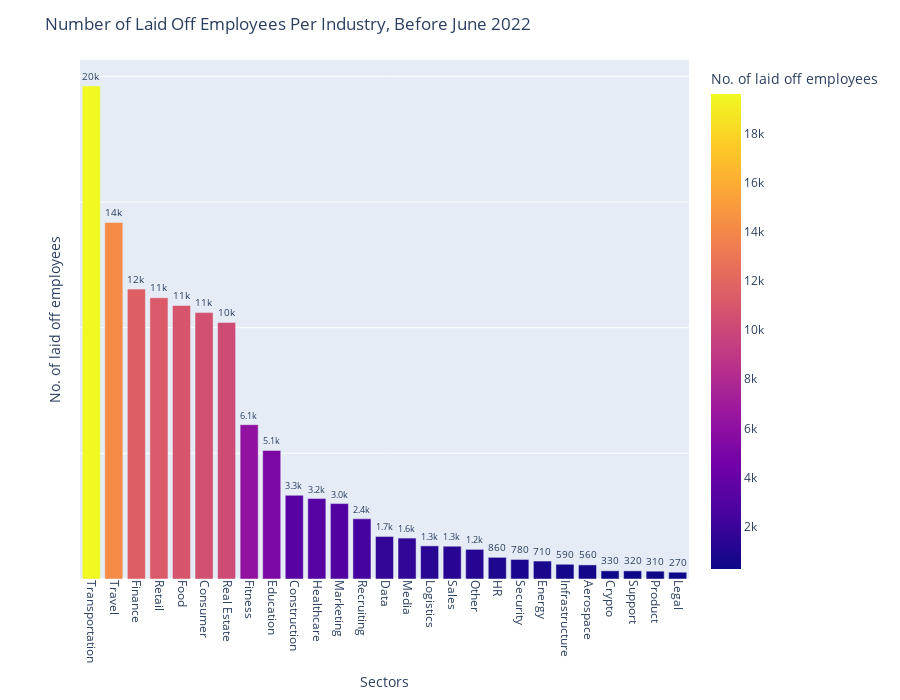

Notebook code cell kept with this figure:
### Code cell
fig = px.bar(industry_layoffs_old,x = 'industry', y = 'total_laid_off', 
             color ='total_laid_off', text_auto='.2s',
             labels={
                     "industry": "Sectors",
                     "total_laid_off": "No. of laid off employees"
                     },
             )
fig.update_traces(textfont_size=12, textangle=0, textposition="outside", 
                  cliponaxis=False)
fig.update_xaxes(tickangle=90)
fig.update_yaxes(showticklabels=False)
fig.update_layout(height=700,
                  title="Number of Laid Off Employees Per Industry, Before June 2022")
fig.show()

### Figure 1 — Plotly figure (JSON) as saved in the notebook; plotly's stock layout.template omitted (floating-point values rounded to 4 significant figures)
{"data": [{"alignmentgroup": "True", "cliponaxis": false, "hovertemplate": "Sectors=%{x}<br>No. of laid off employees=%{marker.color}<extra></extra>", "legendgroup": "", "marker": {"color": [19617, 14183, 11534, 11189, 10882, 10600, 10209, 6142, 5113, 3330, 3200, 3001, 2395, 1692, 1628, 1318, 1304, 1179, 862, 778, 714, 587, 561, 326, 324, 311, 270], "coloraxis": "coloraxis", "pattern": {"shape": ""}}, "name": "", "offsetgroup": "", "orientation": "v", "showlegend": false, "textangle": 0, "textfont": {"size": 12}, "textposition": "outside", "texttemplate": "%{y:.2s}", "type": "bar", "x": ["Transportation", "Travel", "Finance", "Retail", "Food", "Consumer", "Real Estate", "Fitness", "Education", "Construction", "Healthcare", "Marketing", "Recruiting", "Data", "Media", "Logistics", "Sales", "Other", "HR", "Security", "Energy", "Infrastructure", "Aerospace", "Crypto", "Support", "Product", "Legal"], "xaxis": "x", "y": [19617, 14183, 11534, 11189, 10882, 10600, 10209, 6142, 5113, 3330, 3200, 3001, 2395, 1692, 1628, 1318, 1304, 1179, 862, 778, 714, 587, 561, 326, 324, 311, 270], "yaxis": "y"}], "layout": {"barmode": "relative", "coloraxis": {"colorbar": {"title": {"text": "No. of laid off employees"}}, "colorscale": [[0, "#0d0887"], [0.1111, "#46039f"], [0.2222, "#7201a8"], [0.3333, "#9c179e"], [0.4444, "#bd3786"], [0.5556, "#d8576b"], [0.6667, "#ed7953"], [0.7778, "#fb9f3a"], [0.8889, "#fdca26"], [1, "#f0f921"]]}, "height": 700, "legend": {"tracegroupgap": 0}, "margin": {"t": 60}, "title": {"text": "Number of Laid Off Employees Per Industry, Before June 2022"}, "xaxis": {"anchor": "y", "domain": [0, 1], "tickangle": 90, "title": {"text": "Sectors"}}, "yaxis": {"anchor": "x", "domain": [0, 1], "showticklabels": false, "title": {"text": "No. of laid off employees"}}}}
